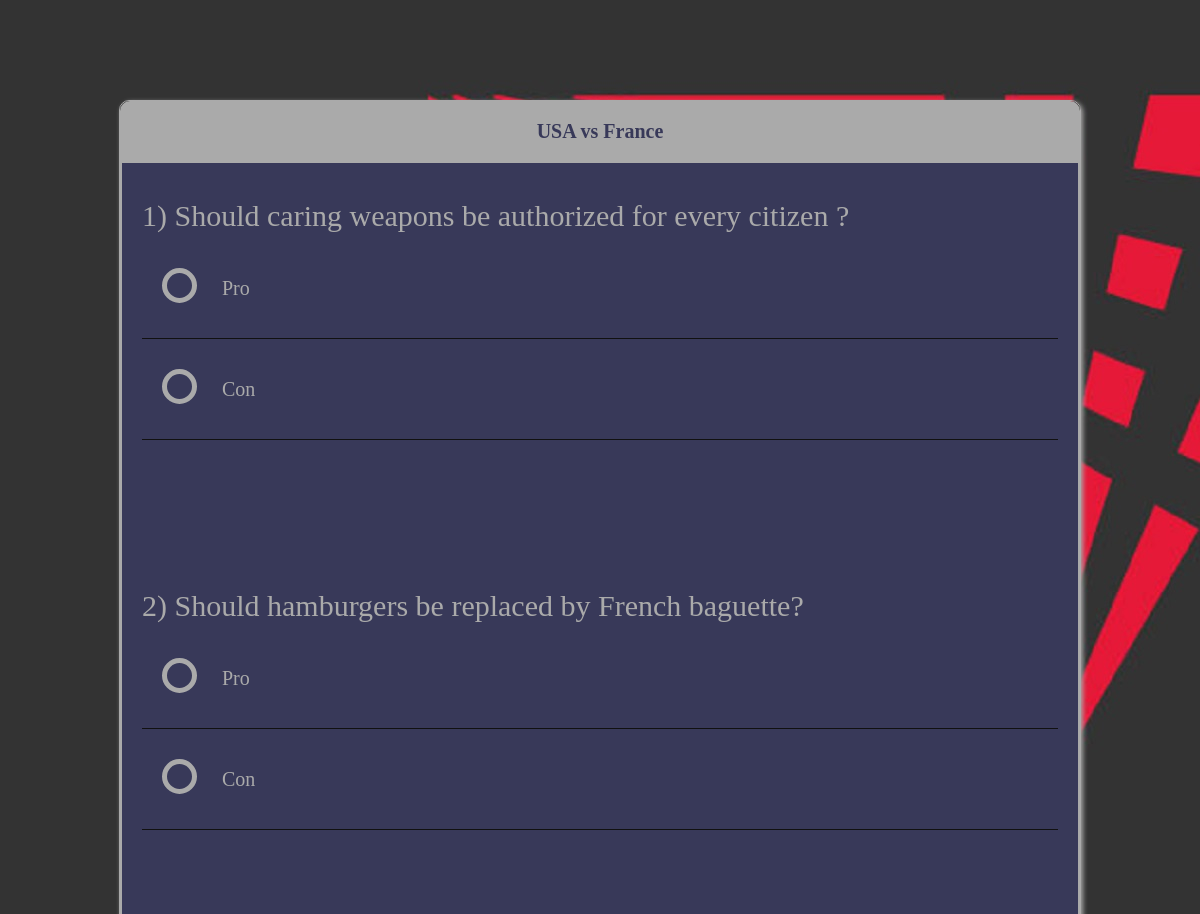
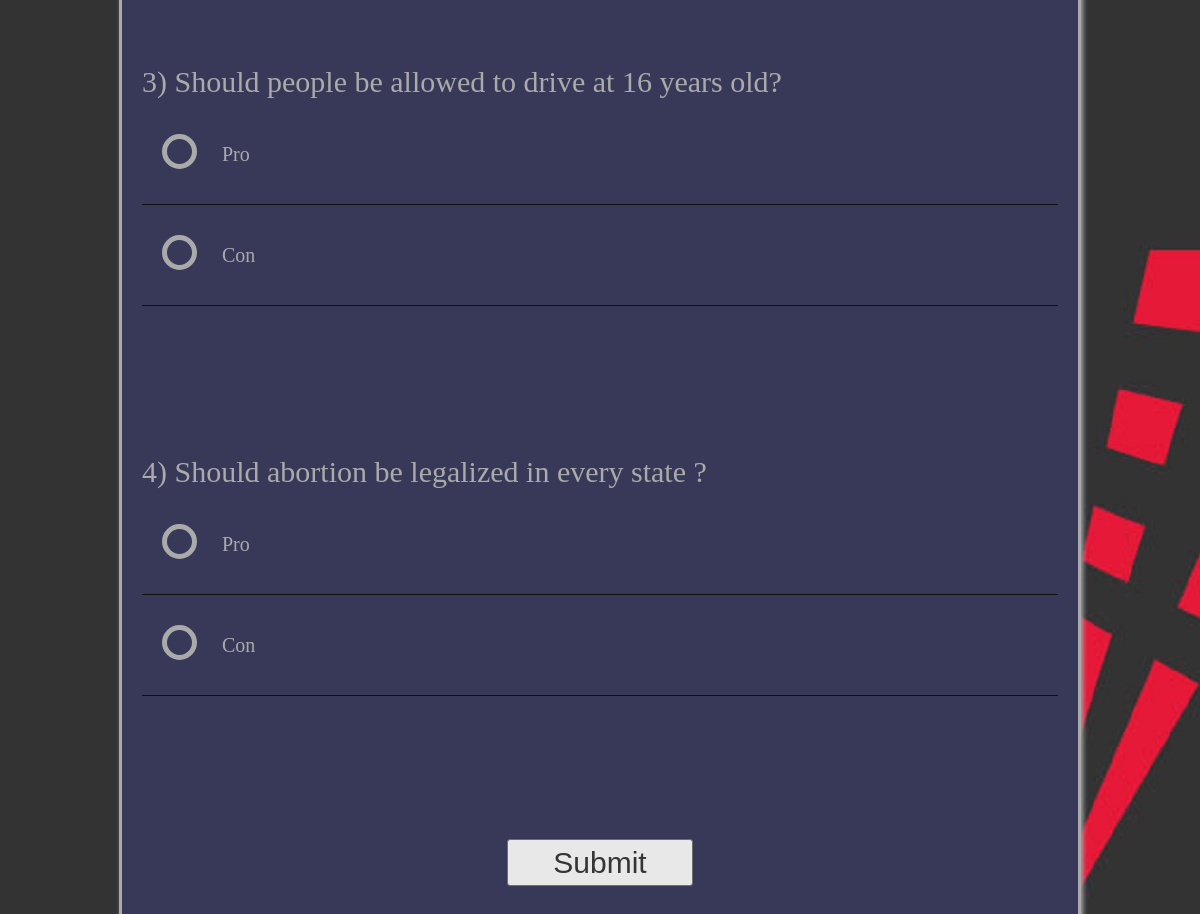
The page /getQuestionnary.php on the database its author committed (2 pictures, top to bottom).
### tables this page shows
CREATE TABLE `questionnary_info` (
  `questionnary_ID` int(11) NOT NULL,
  `description` varchar(100) NOT NULL,
  `displayed` int(11) NOT NULL,
  PRIMARY KEY (`questionnary_ID`)
);

CREATE TABLE `candidate_position` (
  `candidate_ID` int(11) NOT NULL,
  `proposition_ID` int(11) NOT NULL,
  `Position` int(11) NOT NULL,
  PRIMARY KEY (`candidate_ID`,`proposition_ID`),
  KEY `proposition_ID_fk2_idx` (`proposition_ID`),
  CONSTRAINT `candidate_ID_fk1` FOREIGN KEY (`candidate_ID`) REFERENCES `candidate_info` (`candidate_ID`) ON DELETE CASCADE ON UPDATE CASCADE,
  CONSTRAINT `proposition_ID_fk2` FOREIGN KEY (`proposition_ID`) REFERENCES `proposition_info` (`proposition_ID`) ON DELETE CASCADE ON UPDATE CASCADE
);

CREATE TABLE `proposition_info` (
  `proposition_ID` int(11) NOT NULL,
  `description` varchar(300) DEFAULT NULL,
  PRIMARY KEY (`proposition_ID`)
);

### getQuestionnary.php (the view, shortened to what this page needs)
<html>
<head>
<link rel="stylesheet" href="css/global.css" />
<link rel="stylesheet" href="css/page.css" />
</head>
<body>
<?php
$servername = "serverName";
$username = "userName";
$password = "password";
$dbname = "dbName";
$conn = mysqli_connect($servername, $username, $password, $dbname);
$sql1="SELECT candidate_position.proposition_ID,proposition_info.description,candidate_info.candidate_name FROM candidate_position,proposition_info,candidate_info,questionnary_info,questionnary WHERE candidate_position.proposition_ID = proposition_info.proposition_ID AND proposition_info.proposition_ID = questionnary.proposition_ID AND questionnary.questionnary_ID = questionnary_info.questionnary_ID AND candidate_info.candidate_ID = candidate_position.candidate_ID  AND candidate_position.position = 1 AND questionnary_info.displayed = 1 ORDER BY proposition_ID;";
$result = mysqli_query($conn,$sql1);
$sql2="SELECT description as questionnairetitle FROM questionnary_info WHERE displayed = 1";
$questionnaireTitle = mysqli_query($conn,$sql2);
$questionnaireTitle2 = mysqli_fetch_array($questionnaireTitle);
$title=$questionnaireTitle2["questionnairetitle"];
echo '<div class="quizzQuestion">
		<div class="abs box quizzQuestion-box">
			<div class="ta-c lh300 box-h">' . $title . '</div>
			<div class="box-c">
				<div class="clear forminfo">';
while($row = mysqli_fetch_array($result)) {
    echo '<div class="container">';
		echo '<div class="prop">'.$row['description'].'</div>';
  			echo '<ul>
  				<li>
    				<input type="radio" id="'.$row['proposition_ID'].'_a" name="'.$row['proposition_ID'].'" value="'.$row['candidate_name'].'">
    				<label for="'.$row['proposition_ID'].'_a">Pro</label>
    				<div class="check"></div>
  				</li>
  				<li>
    				<input type="radio" id="'.$row['proposition_ID'].'_b" name="'.$row['proposition_ID'].'" value="'.$row['candidate_name'].'">
    				<label for="'.$row['proposition_ID'].'_b">Con</label>
    				<div class="check"></div>
 			 	</li>
			</ul>
		</div>';
}
echo '<div class="container">';
echo '<div class="ta-c questforminfo-item">
						<button type="button" class="btn p5 f30" id="J_btn_login">Submit</button>
					</div>
				</div>
			</div>
		</div>
	</div>
</div>';
?>
</body>
</html>

### css/global.css (style rules this page uses)
body, h1, h2, h3, h4, h5, h6, hr, p, blockquote, dl, dt, dd, ul, ol, li, pre, form, fieldset, legend, button, input, textarea, th, td { margin: 0; padding: 0; }
body, button, input, select, textarea { font: 12px/1.5 tahoma, SimSun, \5b8b\4f53, sans-serif; }
ul, ol { list-style: none; }
button, input, select, textarea { font-size: 100%; }
.clear { *zoom:1; }
.clear:before, .clear:after { display:block; content:''; clear:both; height:0; overflow:hidden; }
.abs { position:absolute; }
.p5 { padding:0 5%; }
.lh300 { line-height:300%; }
.ta-c { text-align:center; }
.f30 { font-size:30px; }

### css/page.css (style rules this page uses)
html,body { height:100%; }
body { background:#00ffff url(../imgs/bm.jpg); color:blue; font-family:'Microsoft Yahei', tahoma; }
.btn { display:inline-block; border:1px solid #6e6e6e; background:#e8e8e8; color:#353535; cursor:pointer; border-radius:3px; }
.box { border:1px solid #AAAAAA; border-radius:10px 10px 2px 2px; box-shadow:2px 2px 5px #AAAAAA; }
.box-h { height:60px; background:#AAAAAA; color:#383959; font-size: 20px; font-weight:700; border-radius:10px 10px 0 0; }
.box-c { border:2px solid #AAAAAA; background:#383959; }
.forminfo { padding:10px 0; font-size:10px; }
.container { display: block; position: relative; height: 350px; padding: 20px; }
.prop { color: #AAAAAA; font-weight: normal; font-size:30px; }
.container ul { list-style: none; height: 100%; width: 100%; margin: 0; padding: 0; }
ul li { color: #AAAAAA; display: block; position: relative; float: left; width: 100%; height: 100px; border-bottom: 1px solid #111111; }
ul li label { display: block; position: relative; font-weight: 300; font-size: 20px; padding: 25px 25px 25px 80px; margin: 10px auto; height: 30px; z-index: 9; cursor: pointer; -webkit-transition: all 0.25s linear; }
ul li .check { display: block; position: absolute; border: 5px solid #AAAAAA; border-radius: 100%; height: 25px; width: 25px; top: 30px; left: 20px; z-index: 5; transition: border .25s linear; -webkit-transition: border .25s linear; }
ul li .check::before { display: block; position: absolute; content: ''; border-radius: 100%; height: 15px; width: 15px; top: 5px; left: 5px; margin: auto; transition: background 0.25s linear; -webkit-transition: background 0.25s linear; }
.quizzQuestion { display:block; position:absolute; left:0; top:0; z-index:9999; width:100%; height:100%; //background-color:rgba(0, 0, 0, .3); }
.quizzQuestion-box { top:100px; left:50%; width:80%; -webkit-transform:translateX(-50%); -moz-transform:translateX(-50%); transform:translateX(-50%); }
.quizzQuestion .quizzQuestion-box label { width:auto; }

### rows shown on the page
questionnary_info: description "USA vs France"
candidate_position: proposition_ID.description "1) Should caring weapons be authorized for every citizen ?"
candidate_position: proposition_ID.description "2) Should hamburgers be replaced by French baguette?"
candidate_position: proposition_ID.description "3) Should people be allowed to drive at 16 years old?"
candidate_position: proposition_ID.description "4) Should abortion be legalized in every state ?"
